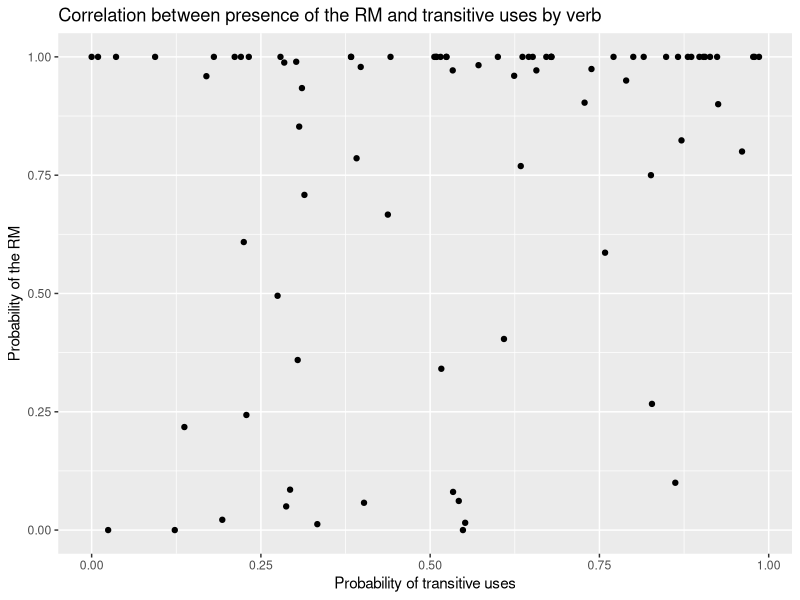
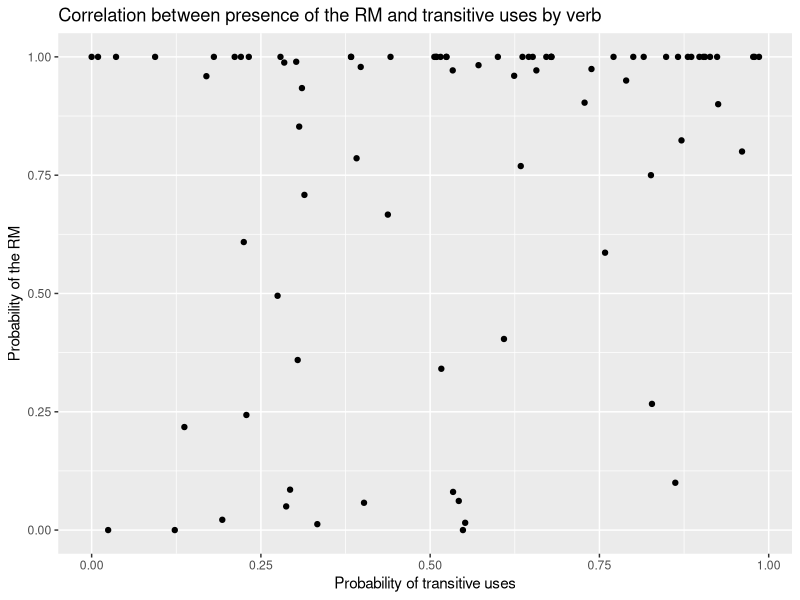

Generate these figures, in order, with R:
#Carlota de Benito Moreno
#The middle voice in Ibero-Romance
#July 26th 2021
#Chapter 4
#Section 4.3
#And Appendix 5


#load library
library(tidyverse)

#load table
anticausative_ETT <- read_delim("verbosETT_tesis.csv", delim="\t")

#Calculate correlation
##clean table: remove no valid cases
anticausative_ETT <- anticausative_ETT %>%
  filter(!Valencia %in% "Nada") %>% #no valid valency change
  filter(!is.na(Valencia)) %>% #no valid valency change
  filter(!Verbo %in% c("descansar", "pesar", "enseñar")) #they only have unmarked cases

##check number of verbs
anticausative_ETT %>% 
  distinct(Verbo) %>% 
  nrow()

##clean table: group syntactic contexts on Transitive / Intransitive
anticausative_ETT <- mutate(anticausative_ETT, 
                  Transitividad = ifelse(Valencia %in% c("Pasiva se", "Causativo", "Reflexivo", "Absoluto"), "Transitivo",
                                               ifelse(Valencia %in% c("Se_impersonal", "Se – impersonal", "Régimen", "Se"), "Intransitivo",
                                                      ifelse(Valencia %in% c("Ambigua", "Auxiliar"), "Nada", Valencia)))) %>% 
  filter(Transitividad != "Nada")


##create table with transitivity probabilites
anticausative_ETT_TrIntr <- anticausative_ETT %>%
  group_by(Verbo) %>%
  count(Transitividad) %>%
  spread(Transitividad, n) %>%
  mutate_if(is.numeric, ~(ifelse(is.na(.), 0, .))) %>%
  rename(Transitive = Transitivo, Intransitive = Intransitivo) %>%
  mutate(Total = Transitive + Intransitive, Prob_trans = Transitive/Total, Type = "Transitive") %>%
  ungroup() 

##create table transitivity (to join later)
anticausative_ETT_TrIntr2 <- anticausative_ETT_TrIntr %>%
  select(Verbo, Total, Prob_trans, Type)

##create table with RM probabilities
anticausative_ETT_RM <- anticausative_ETT %>%
  filter(Valencia %in% c("Intransitivo", "Se")) %>%
  group_by(Verbo) %>%
  count(Valencia) %>%
  spread(Valencia, n) %>%
  mutate_if(is.numeric, ~(ifelse(is.na(.), 0, .))) %>%
  rename(RM = Se, No_RM = Intransitivo) %>%
  mutate(Total = RM + No_RM, Prob_RM = RM/Total, Type = "RM") %>%
  ungroup() %>%
  arrange(desc(Prob_RM))

##create table RM (to join later)
anticausative_ETT_RM2 <- anticausative_ETT_RM %>%
  select(Verbo, Total, Prob_RM, Type)

##join tables
anticausative_ETT_cor <- full_join(anticausative_ETT_TrIntr2, anticausative_ETT_RM2, by = "Verbo")

##plot distribution
ggplot(anticausative_ETT_cor, aes(Prob_trans, Prob_RM)) + 
  geom_point() + 
  labs(title="Correlation between presence of the RM and transitive uses by verb", x="Probability of transitive uses", y="Probability of the RM")

##save plot
ggsave("anticausative_ETT_cor.png", width = 7, height = 7) #saves the last plot


##Generate data for Appendix 5
##table with RM probability
anticausative_ETT_RM3 <- anticausative_ETT_RM %>%
  select(Verbo, No_RM, RM, Total, Prob_RM) %>%
  rename(Total_RM = Total)

##table with transitivity probability
anticausative_ETT_TrIntr3 <- anticausative_ETT_TrIntr %>%
  select(Verbo, Transitive, Intransitive, Total, Prob_trans) %>%
  rename(Total_TrIntr = Total)

##join tables
anticausative_ETT_table <- full_join(anticausative_ETT_TrIntr3, anticausative_ETT_RM3, by = "Verbo")

##write table
write_csv(anticausative_ETT_table, "anticausative_ETT_table.csv")
